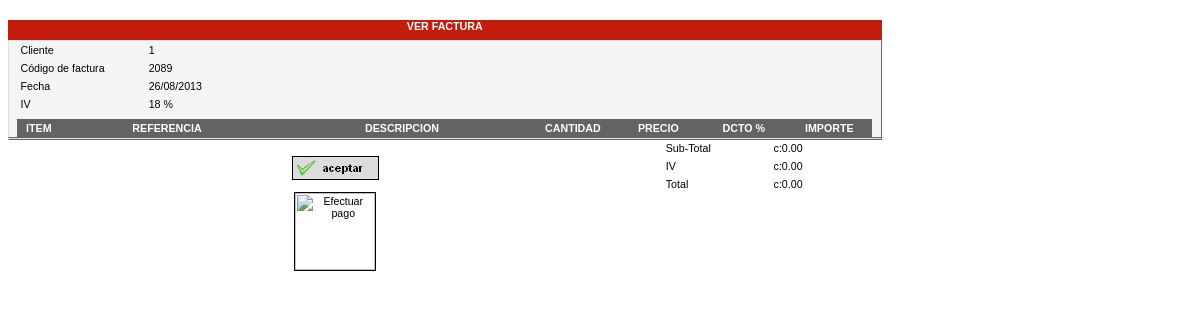
Page /includes/facturas_clientes/ver_factura.php?codfactura=2089 on the committed database.
### tables this page shows
CREATE TABLE IF NOT EXISTS `facturas` (
  `codfactura` int(11) NOT NULL AUTO_INCREMENT,
  `fecha` date NOT NULL,
  `iva` tinyint(4) NOT NULL,
  `nombreCliente` varchar(45) NOT NULL,
  `estado` varchar(1) NOT NULL DEFAULT '0',
  `totalfactura` decimal(19,2) NOT NULL,
  `fechavencimiento` date NOT NULL DEFAULT '0000-00-00',
  `borrado` varchar(1) NOT NULL DEFAULT '0',
  `remito` varchar(20) NOT NULL,
`numfactura` varchar(20) NOT NULL,
  `fvendedor` varchar(20) NOT NULL,
  PRIMARY KEY (`codfactura`)
);

### includes/sys/conexion.php (called while the page is built, shortened)
<?php
class conexion {
    private $conexion;
    public function conexion() {
        if (!isset($this->conexion)) {
            $this->conexion = (mysql_connect("127.0.0.1", "root", "")) ;
        }
        $this->getParamentros();
    }
    public function consulta($consulta) {
        $resultado = mysql_query($consulta, $this->conexion);
        return $resultado;
    }
    public function getParamentros() {
        $query_tmp = "SELECT * FROM parametros WHERE indice=1";
        $rs_tmp = mysql_query($query_tmp, $this->conexion);
        $bbquery_tmp = "SELECT * FROM parametros WHERE indice=1";
        $bbrs_tmp = mysql_query($bbquery_tmp, $this->conexion);
    }
}

### includes/funciones/fechas.php (called while the page is built, shortened)
<?php
function implota($fecha) {
    @$vector_fecha = explode("-", $fecha);
    @$aux = $vector_fecha[2];
    @$vector_fecha[2] = $vector_fecha[0];
    @$vector_fecha[0] = $aux;
    return implode("/", $vector_fecha);
}

### includes/facturas_clientes/ver_factura.php (the view, shortened to what this page needs)
<?php
require "../sys/conexion.php";
$conn = new conexion();
include ("../funciones/fechas.php");
$codfactura = @$_GET["codfactura"];
$query = "SELECT * FROM facturas WHERE codfactura='$codfactura'";
$rs_query = @$conn->consulta($query);
$nombreCliente = @mysql_result($rs_query, 0, "nombreCliente");
$fecha = @mysql_result($rs_query, 0, "fecha");
$iva = @mysql_result($rs_query, 0, "iva");
?>
<html>
    <head>
        <link href="../estilos/estilos.css" type="text/css" rel="stylesheet">
    </head>
    <body>
        <div id="pagina">
            <div id="zonaContenido">
                <div align="center">
                    <div id="tituloForm" class="header">VER FACTURA </div>
                    <div id="frmBusqueda">
                        <table class="fuente8" width="98%" cellspacing=0 cellpadding=3 border=0>
                            <tr>
                                <td width="15%">Cliente</td>
                                <td width="85%" colspan="2"><?php echo $nombreCliente ?></td>
                            </tr>
                            <tr>
                                <td>C&oacute;digo de factura</td>
                                <td colspan="2"><?php echo $codfactura ?></td>
                            </tr>
                            <tr>
                                <td>Fecha</td>
                                <td colspan="2"><?php echo implota($fecha) ?></td>
                            </tr>
                            <tr>
                                <td>IV</td>
                                <td colspan="2"><?php echo $iva ?> %</td>
                            </tr>
                            <tr>
                                <td></td>
                                <td colspan="2"></td>
                            </tr>
                        </table>
                        <table class="fuente8" width="98%" cellspacing=0 cellpadding=3 border=0 ID="Table1">
                            <tr class="cabeceraTabla">
                                <td width="5%">ITEM</td>
                                <td width="25%">REFERENCIA</td>
                                <td width="30%">DESCRIPCION</td>
                                <td width="10%">CANTIDAD</td>
                                <td width="10%">PRECIO</td>
                                <td width="10%">DCTO %</td>
                                <td width="10%">IMPORTE</td>
                            </tr>
                        </table>
                            <?php
                            $baseimponible = 0;
                                ?>
                    </div>
                    <?php
                    $baseimpuestos = $baseimponible * ($iva / 100);
                    $preciototal = $baseimponible + $baseimpuestos;
                    $preciototal = number_format($preciototal, 2);
                    ?>
                    <div id="frmBusqueda">
                        <table width="25%" border=0 align="right" cellpadding=3 cellspacing=0 class="fuente8">
                            <tr>
                                <td width="15%">Sub-Total</td>
                                <td width="15%"><?php echo $GLOBALS['simbolomoneda']; ?><?php echo number_format($baseimponible, 2); ?> </td>
                            </tr>
                            <tr>
                                <td width="15%">IV</td>
                                <td width="15%"><?php echo $GLOBALS['simbolomoneda']; ?><?php echo number_format($baseimpuestos, 2); ?> </td>
                            </tr>
                            <tr>
                                <td width="15%">Total</td>
                                <td width="15%"><?php echo $GLOBALS['simbolomoneda']; ?><?php echo $preciototal ?> </td>
                            </tr>
                        </table>
                    </div>
                    <div id="botonBusqueda">
                        <div align="center">
                            <img src="../img/botonaceptar.jpg" width="85" height="22" onClick="aceptar()" border="1" onMouseOver="style.cursor = cursor"><br><br>
                        </div>
                        <div align="center" id="cajareg">
                            <img src="../img/caja.png" width="80" height="77" border="1" onClick="efectuarpago('<?php echo $codfactura ?>', '<?php echo $nombreCliente ?>', '<?php echo $preciototal ?>')" onMouseOver="style.cursor = cursor" title="Efectuar pago">
                        </div>
                    </div>
                </div>
            </div>
        </div>
    </body>
</html>

### includes/estilos/estilos.css (style rules this page uses)
#pagina { background-color:#fff; font-family: helvetica; font-size:8pt; left:-9px; width:90%; top: 12px; position: relative; width: 874px; }
#zonaContenido { position:absolute; top:0em; left:0%; width:100%; height:430px; }
#tituloForm { position:relative; top:4%; left:1%; }
#frmBusqueda { position:relative; top:5%; left:1%; background-color:#f5f5f5; border-top:solid 1px #dcdcdc; border-left:solid 1px #dcdcdc; border-right:solid 1px #696969; border-bottom:solid 1px #696969; }
#botonBusqueda { position:relative; top:5%; left:1%; text-align:right; margin-top:.5em; padding-top:1em; }
.header { background-color:#C41D0B; color:#fff; text-align:center; font-weight:bold; height:20px; vertical-align:middle; }
.cabeceraTabla { background-color:#616364; color:#fff; font-weight:bold; text-align:center; }
.fuente8 { font:8pt helvetica; }

### rows in the picture
facturas: nombreCliente "1", fecha "26/08/2013", iva "18", iva "0.00"

### other values in the picture
$codfactura "2089"
$GLOBALS['simbolomoneda'] "c:"
$baseimponible "0.00"
